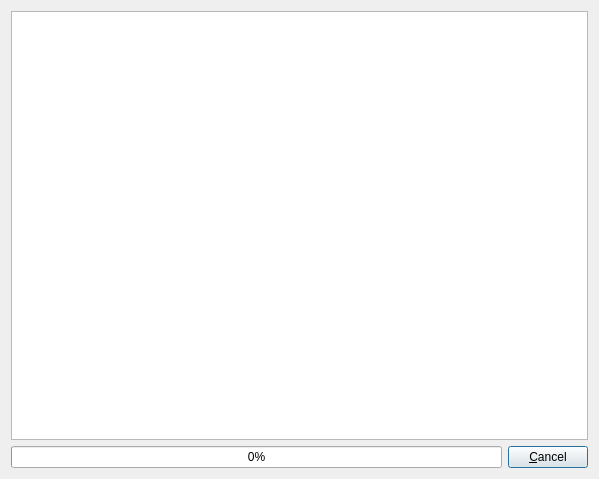
<?xml version="1.0" encoding="UTF-8"?>
<ui version="4.0">
 <class>progresswindowbase</class>
 <widget class="QDialog" name="progresswindowbase">
  <property name="geometry">
   <rect>
    <x>0</x>
    <y>0</y>
    <width>599</width>
    <height>479</height>
   </rect>
  </property>
  <property name="windowTitle">
   <string>dvbcut</string>
  </property>
  <layout class="QVBoxLayout" name="verticalLayout">
   <item>
    <widget class="QTextEdit" name="logbrowser">
     <property name="readOnly">
      <bool>true</bool>
     </property>
    </widget>
   </item>
   <item>
    <layout class="QHBoxLayout" name="horizontalLayout">
     <item>
      <widget class="QProgressBar" name="progressbar">
       <property name="maximum">
        <number>1000</number>
       </property>
       <property name="value">
        <number>0</number>
       </property>
      </widget>
     </item>
     <item>
      <widget class="QPushButton" name="cancelbutton">
       <property name="text">
        <string>&amp;Cancel</string>
       </property>
      </widget>
     </item>
    </layout>
   </item>
  </layout>
 </widget>
 <resources/>
 <connections/>
</ui>
